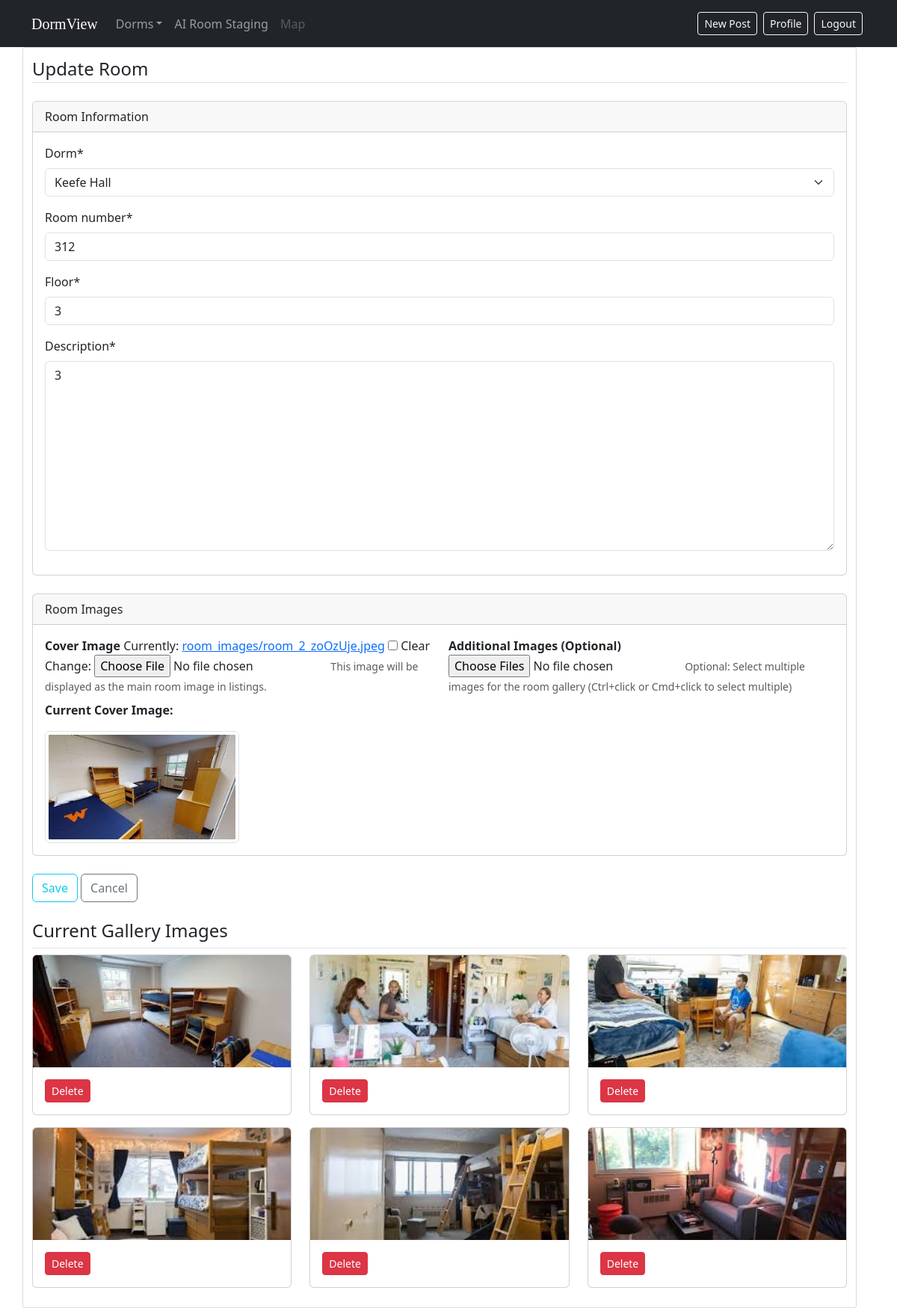
The app's page /dorm/keefe-hall/room-312/update/ (signed in) with its own data.
### review/models.py (models this page shows, shortened)
class Room(models.Model):
    dorm = models.ForeignKey(Dorm, on_delete=models.CASCADE, related_name='rooms')
    room_number = models.CharField(max_length=20)
    slug = models.SlugField(max_length=100, blank=True)
    floor = models.PositiveIntegerField()
    description = models.TextField()
    image = models.ImageField(upload_to='room_images', blank=True, null=True)
    class Meta:
        unique_together = ['dorm', 'room_number', 'slug']  # Ensure room numbers are unique within a dorm

class RoomImage(models.Model):
    room = models.ForeignKey(Room, related_name='images', on_delete=models.CASCADE)
    image = models.ImageField(upload_to='room_gallery')
    caption = models.CharField(max_length=100, blank=True, null=True)

### review/views.py (the view, shortened to what this page needs)
# urls.py: path('dorm/<slug:dorm_slug>/<slug:room_slug>/update/', RoomUpdateView.as_view(), name='room-update'),
@method_decorator(staff_member_required, name='dispatch')
class RoomUpdateView(LoginRequiredMixin, View):
    def get_object(self):
        dorm_slug = self.kwargs.get('dorm_slug')
        room_slug = self.kwargs.get('room_slug')
        dorm = get_object_or_404(Dorm, slug=dorm_slug)
        return get_object_or_404(Room, dorm=dorm, slug=room_slug)
    def get(self, request, dorm_slug=None, room_slug=None, pk=None):
        if pk:
            room = get_object_or_404(Room, pk=pk)
            return redirect('room-update', dorm_slug=room.dorm.slug, room_slug=room.slug)
        room = self.get_object()
        form = RoomForm(instance=room)
        image_form = RoomImageForm()
        return render(request, 'review/room_update.html', {
            'form': form,
            'image_form': image_form,
            'room': room
        })

### review/forms.py
class RoomForm(forms.ModelForm):
    class Meta:
        model = Room
        fields = ['dorm', 'room_number', 'floor', 'description', 'image']
        labels = {
            'image': 'Cover Image'
        }
        help_texts = {
            'image': 'This image will be displayed as the main room image in listings.'
        }

class RoomImageForm(forms.ModelForm):
    additional_images = MultipleFileField(label='Additional Images', required=False)
    class Meta:
        model = RoomImage
        fields = []  # We don't use any model fields directly
    def __init__(self, *args, **kwargs):
        super(RoomImageForm, self).__init__(*args, **kwargs)
        self.fields[
            'additional_images'].help_text = 'Optional: Select multiple images for the room gallery (Ctrl+click or Cmd+click to select multiple)'

### review/models.py (called while the page is built)
    def __str__(self):
        return self.name

### review/templates/review/room_update.html (shortened to what this page needs)
{% extends 'review/base.html' %}
{% load crispy_forms_tags %}
{% block content %}
    <div class="content-section">
        <form method="POST" enctype="multipart/form-data">
            <fieldset class="form-group">
                <legend class="border-bottom mb-4">
                    Update Room
                </legend>
                <div class="card mb-4">
                    <div class="card-header">Room Information</div>
                    <div class="card-body">
                        {% for field in form %}
                            {% if field.name != 'image' %}
                                {{ field|as_crispy_field }}
                            {% endif %}
                        {% endfor %}
                    </div>
                </div>
                <div class="card mb-4">
                    <div class="card-header">Room Images</div>
                    <div class="card-body">
                        <div class="row">
                            <div class="col-md-6">
                                <div class="form-group">
                                    <label for="{{ form.image.id_for_label }}"><strong>Cover Image</strong></label>
                                    {{ form.image }}
                                    <small class="form-text text-muted">{{ form.image.help_text }}</small>
                                    {% if room.image %}
                                        <div class="mt-2">
                                            <p><strong>Current Cover Image:</strong></p>
                                            <img src="{{ room.image.url }}" class="img-thumbnail"
                                                 style="max-height: 150px;">
                                        </div>
                                    {% endif %}
                                </div>
                            </div>
                            <div class="col-md-6">
                                <div class="form-group">
                                    <label for="id_additional_images"><strong>Additional Images
                                        (Optional)</strong></label>
                                    <input type="file" name="additional_images" class="form-control-file"
                                           id="id_additional_images" multiple>
                                    <small class="form-text text-muted">Optional: Select multiple images for the room
                                        gallery (Ctrl+click or Cmd+click to select multiple)</small>
                                </div>
                            </div>
                        </div>
                    </div>
                </div>
            </fieldset>
            <div class="form-group">
                <button class="btn btn-outline-info" type="submit">Save</button>
                <a class="btn btn-outline-secondary" href="{% url 'room-detail' room.dorm.slug room.slug %}">Cancel</a>
            </div>
        </form>
        {% if room.images.all %}
            <div class="mt-4">
                <h4 class="border-bottom pb-2">Current Gallery Images</h4>
                <div class="row">
                    {% for img in room.images.all %}
                        <div class="col-md-4 mb-3">
                            <div class="card">
                                <img src="{{ img.image.url }}" class="card-img-top" alt="Room Image"
                                     style="height: 150px; object-fit: cover;">
                                <div class="card-body">
                                    <form method="POST" action="{% url 'room-image-delete' img.id %}">
                                        <button type="submit" class="btn btn-sm btn-danger">Delete</button>
                                    </form>
                                </div>
                            </div>
                        </div>
                    {% endfor %}
                </div>
            </div>
        {% endif %}
    </div>
{% endblock content %}

### review/static/review/main.css (style rules this page uses)
body { background: #fafafa; color: #333333; margin-top: 5rem; }
h1, h2, h3, h4, h5, h6 { color: #444444; }
.content-section { background: #ffffff; padding: 10px 20px; border: 1px solid #dddddd; border-radius: 3px; margin-bottom: 20px; }
.card-img-top { height: 150px; object-fit: cover; }

### review/static/review/main_style.css (style rules this page uses)
body { font-family: mona_font;; }

### records on screen
Room: form "Keefe Hall" "312" "3" "3", image (picture)
RoomImage: image (picture)
RoomImage: image (picture)
RoomImage: image (picture)
RoomImage: image (picture)
RoomImage: image (picture)
RoomImage: image (picture)
